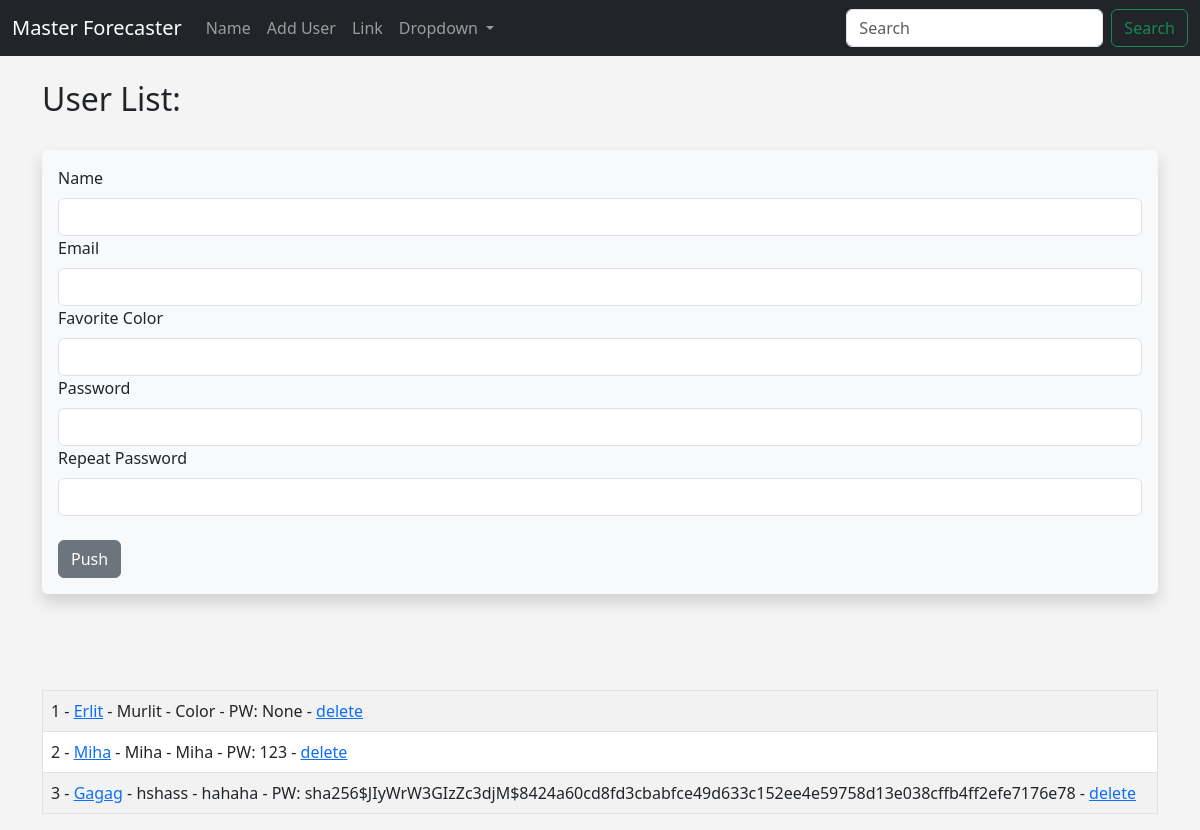
The page /user/add on the database as committed earlier.
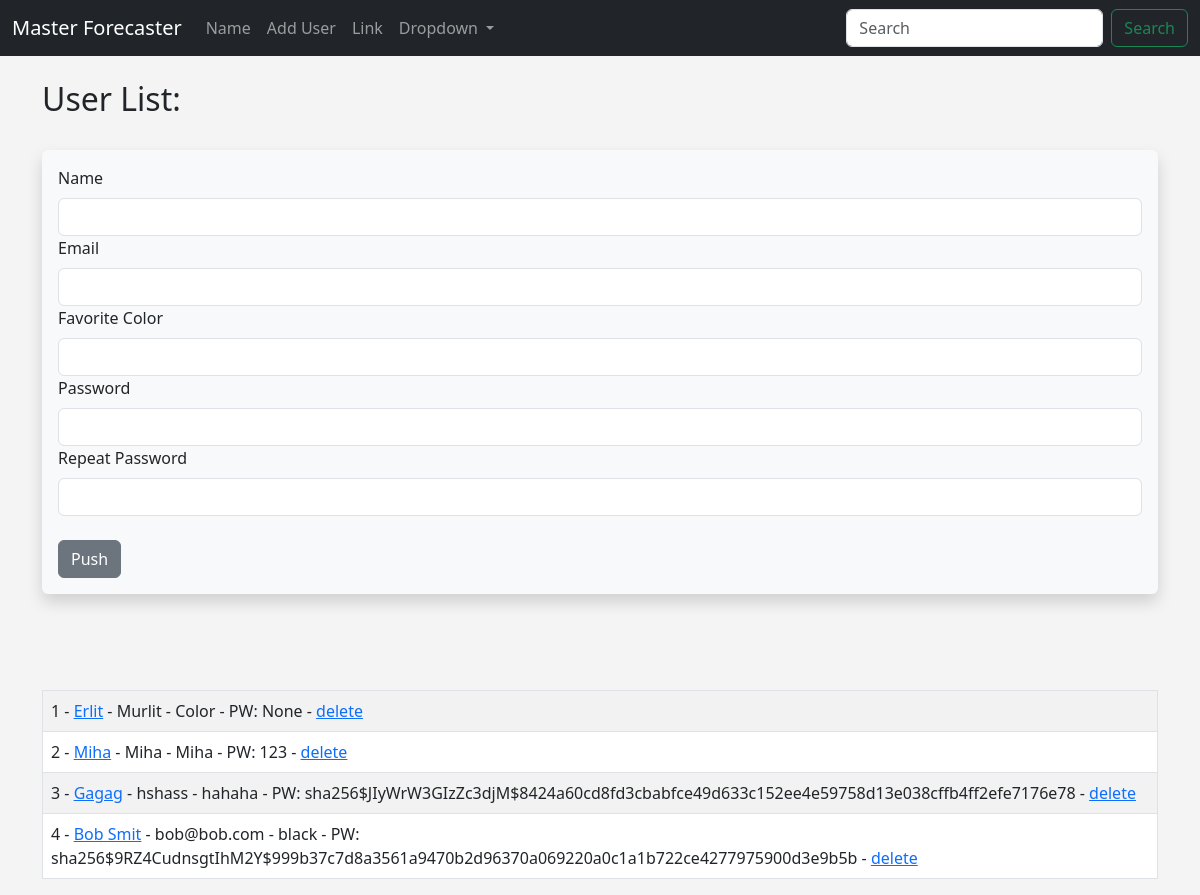
The same page on the database as committed later.
### hello.py (models this page shows, shortened)
class Users(db.Model):
    id = db.Column(db.Integer, primary_key = True)
    name = db.Column(db.String(200), nullable=False)
    email = db.Column(db.String(200), nullable=False, unique=True)
    favorite_color = db.Column(db.String(200))
    date_added = db.Column(db.DateTime, default=datetime.utcnow())
    password_hash = db.Column(db.String(128))
    @property
    def password(self):
        raise AttributeError('password is not readable attribute')

### hello.py (the view, shortened to what this page needs)
@app.route('/user/add', methods = ['GET', 'POST'])
def add_user():
    name = None
    form = UserForm()
    our_users = Users.query.order_by(Users.date_added)
    return render_template('add_user.html', form=form, name=name, our_users=our_users)

### hello.py
class UserForm(FlaskForm):
    name = StringField('Name', validators=[DataRequired()])
    email = StringField('Email', validators=[DataRequired()])
    favorite_color = StringField('Favorite Color')
    password_hash = PasswordField('Password', validators=[DataRequired(), equal_to('password_hash2', message='Passwords Must Match!')])
    password_hash2 = PasswordField('Repeat Password', validators=[DataRequired()])
    submit = SubmitField('Push')

### templates/add_user.html (shortened to what this page needs)
{% extends 'base.html' %}
{% block content %}
    {% if name %}
        <h2>User Added:</h2>
        <br/>
    <table class="table table-hover table-bordered table-striped">
        {% for our_user in our_users %}
        <tr>
        <td>{{ our_user.id }} - <a href="{{ url_for('update', id=our_user.id) }}">{{ our_user.name }}</a> - {{ our_user.email }} - {{ our_user.favorite_color }}<br/></td>
        </tr>
        {% endfor %}
    </table>
{% else %}
    <h2>User List:</h2></br>
    <div class="shadow p-3 mb-5 bg-body-tertiary rounded">
        <form method="POST">
            {{ form.name.label(class="form-label") }}
            {{ form.name(class="form-control") }}
            {{ form.email.label(class="form-label") }}
            {{ form.email(class="form-control") }}
            {{ form.favorite_color.label(class="form-label") }}
            {{ form.favorite_color(class="form-control") }}
            {{ form.password_hash.label(class="form-label") }}
            {{ form.password_hash(class="form-control") }}
            {{ form.password_hash2.label(class="form-label") }}
            {{ form.password_hash2(class="form-control") }}
            <br/>
            {{ form.submit(class="btn btn-secondary") }}
        </form>
    </div>
    <br/><br/>
    <table class="table table-hover table-bordered table-striped">
        {% for our_user in our_users %}
        <tr>
        <td>{{ our_user.id }} - <a href="{{ url_for('update', id=our_user.id) }}">{{ our_user.name }}</a> -
            {{ our_user.email }} - {{ our_user.favorite_color }} - PW: {{ our_user.password_hash }} -
            <a href="{{ url_for('delete', id=our_user.id) }}">delete</a><br/></td>
        </tr>
        {% endfor %}
    </table>
{% endif %}
{% endblock %}

### templates/base.html (shortened to what this page needs)
<!doctype html>
<html lang="en">
  <head>
    <link href="https://cdn.jsdelivr.net/npm/bootstrap@5.3.0-alpha1/dist/css/bootstrap.min.css" rel="stylesheet">
    <link href="{{ url_for('static', filename='css/style.css') }}" rel="stylesheet">
  </head>
  <body>
  {% include 'navbar.html' %}
  <br/>
  <div class="container">
    {% block content %}
    {% endblock %}
  </div>
  </body>
</html>

### templates/navbar.html (shortened to what this page needs)
<nav class="navbar navbar-expand-lg navbar-dark bg-dark">
  <div class="container-fluid">
    <a class="navbar-brand" href="{{ url_for('index') }}">Master Forecaster</a>
    <div class="collapse navbar-collapse" id="navbarSupportedContent">
      <ul class="navbar-nav me-auto mb-2 mb-lg-0">
        <li class="nav-item">
          <a class="nav-link" href="{{ url_for('name') }}">Name</a>
        </li>
        <li class="nav-item">
          <a class="nav-link" href="{{ url_for('add_user') }}">Add User</a>
        </li>
        <li class="nav-item">
          <a class="nav-link" href="{{ url_for('user', name = 'Miha') }}">Link</a>
        </li>
        <li class="nav-item dropdown">
          <a class="nav-link dropdown-toggle" href="#" role="button" data-bs-toggle="dropdown" aria-expanded="false">
            Dropdown
          </a>
        </li>
      </ul>
      <form class="d-flex" role="search">
        <input class="form-control me-2" type="search" placeholder="Search" aria-label="Search">
        <button class="btn btn-outline-success" type="submit">Search</button>
      </form>
    </div>
  </div>
</nav>

### static/css/style.css (style rules this page uses)
body { background: #f4f4f4; }

Rows that differ between the two databases and show on the page:
added Users: id "4", name "Bob Smit", email "bob@bob.com", favorite_color "black", password_hash "sha256$9RZ4CudnsgtIhM2Y$999b37c7d8a3561a9470b2d96370a069220a0c1a1b722ce4277975900d3e9b5b"
